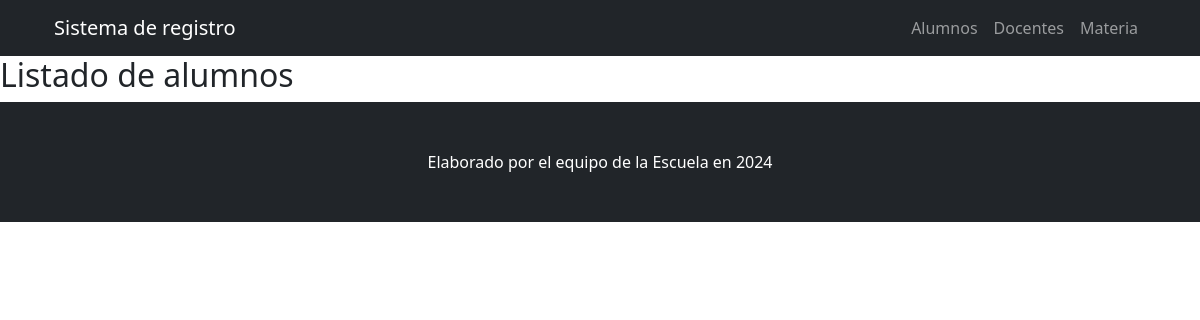
The page /escuela/escuela/listar_alumnos on the database as committed earlier.
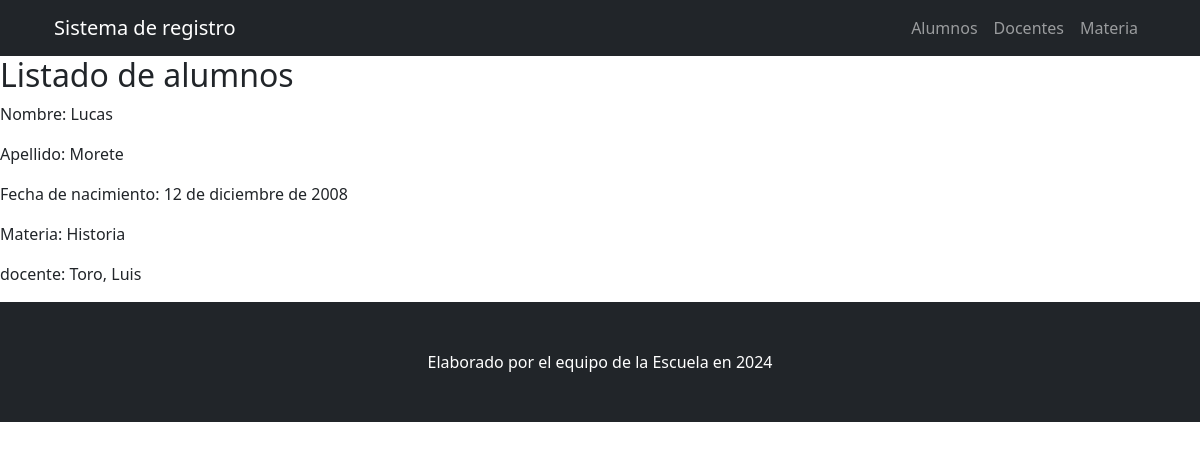
The same page on the database as committed later.
### escuela/models.py (models this page shows, shortened)
class Alumno(models.Model):
    nombre = models.CharField(max_length=150)
    apellido = models.CharField(max_length=150)
    fecha_de_nacimiento = models.DateField(null=True, blank=True)
    docente_id = models.ForeignKey(Docente, on_delete=models.SET_NULL, null=True)
    materia_id = models.ForeignKey(Materia, on_delete=models.SET_NULL, null=True)

class Materia(models.Model):
    nombre = models.CharField(max_length=150, unique=True)
    codigo = models.CharField(max_length=30, unique=True)
    def __str__(self) -> str:
        return self.nombre

class Docente(models.Model):
    nombre = models.CharField(max_length=150)
    apellido = models.CharField(max_length=150)
    materia_id = models.ForeignKey(Materia, on_delete=models.SET_NULL, null=True, blank=True)
    def __str__(self) -> str:
        return f"{self.apellido}, {self.nombre}"

### escuela/views.py (the view)
# urls.py: path("escuela/listar_alumnos", listar_alumnos, name="listar_alumnos"),
def listar_alumnos(request):
    consulta = Alumno.objects.all()
    contexto = {"Alumnos":consulta}
    return render(request, "escuela/listar_alumnos.html", contexto)

### escuela/templates/escuela/listar_alumnos.html (shortened to what this page needs)
{% extends 'core/base.html' %}
{% block content %}
    <h1>Colegio Las Brusquitas</h1>
    <h2>Listado de alumnos</h2>
    {% for alumno in Alumnos %}
        <p>Nombre: {{alumno.nombre}}</p>
        <p>Apellido: {{alumno.apellido}}</p>
        <p>Fecha de nacimiento: {{alumno.fecha_de_nacimiento}}</p>
        <p>Materia: {{alumno.materia_id}}</p>
        <p>docente: {{alumno.docente_id}}</p>
    {% endfor %}
{% endblock content %}

### core/templates/core/base.html (shortened to what this page needs)
{% load static %}
<!DOCTYPE html>
<html lang="es">
    <head>
        <link href="{% static 'core/css/styles.css' %}" rel="stylesheet" />
    </head>
    <body>
        {% include 'core/components/navbar.html' %}
        {% block content %}
        {% endblock content %}
        {% include 'core/components/footer.html' %}
    </body>
</html>

### core/templates/core/components/navbar.html (shortened to what this page needs)
<nav class="navbar navbar-expand-lg navbar-dark bg-dark fixed-top" id="mainNav">
    <div class="container px-4">
        <a class="navbar-brand" href="#page-top">Sistema de registro</a>
        <div class="collapse navbar-collapse" id="navbarResponsive">
            <ul class="navbar-nav ms-auto">
                <li class="nav-item"><a class="nav-link" href="{% url 'escuela:index' %}">Alumnos</a></li>
                <li class="nav-item"><a class="nav-link" href="{% url 'escuela:index' %}">Docentes</a></li>
                <li class="nav-item"><a class="nav-link" href="{% url 'escuela:index' %}">Materia</a></li>
            </ul>
        </div>
    </div>
</nav>

### core/templates/core/components/footer.html
        <footer class="py-5 bg-dark">
            <div class="container px-4"><p class="m-0 text-center text-white">Elaborado por el equipo de la Escuela en 2024</p></div>
        </footer>

Rows that differ between the two databases and show on the page:
added Alumno: nombre "Lucas", apellido "Morete", fecha_de_nacimiento "12 de diciembre de 2008", materia_id "Historia", docente_id "Toro, Luis"
